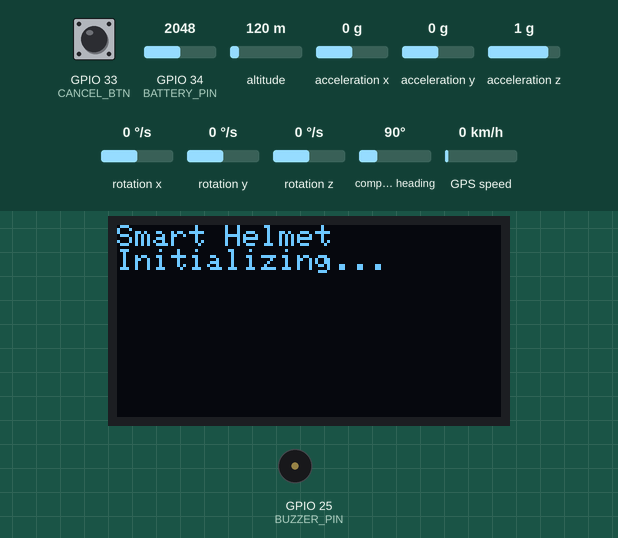
This sketch was run on a simulated ESP32. Parts: 128×64 one-colour display, buzzer (waves = sounding, pin HIGH). Wiring (inferred from the names in the program): MPU-6050 motion sensor at I2C address 0x68. Inputs (shaded band) come from the test bench; at power-on: GPIO 34 (BATTERY_PIN) = 2048, GPIO 33 (CANCEL_BTN) HIGH, altitude 120 m, acceleration x 0 g, acceleration y 0 g, acceleration z 1 g, rotation x 0 °/s, rotation y 0 °/s, rotation z 0 °/s, compass heading 90°, GPS speed 0 km/h (analog values on the 0–4095 scale). The GPS gets a fix after 3 s at 37.7749, -122.4194 with 8 satellites; the modem accepts every AT command (registered, SIM ready, sends succeed) and sends nothing else; what the sketch prints to the serial monitor is not drawn.

Above: at 6.5 s.
At 16.6 s:
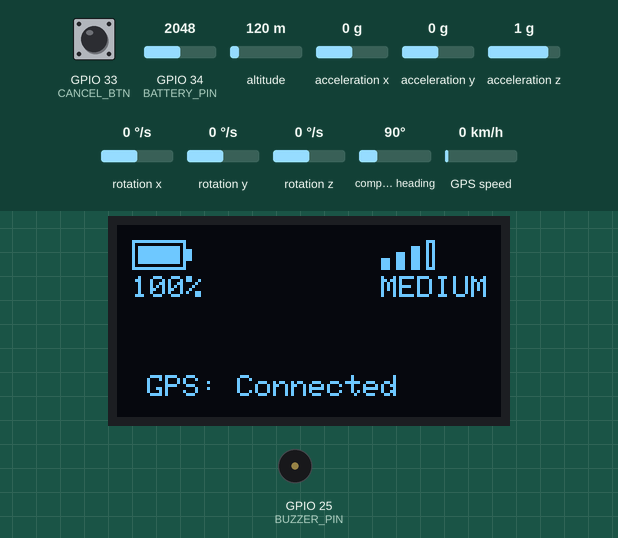
16.7 s: GPIO 34 (BATTERY_PIN) set to 1228
21.1 s: GPIO 33 (CANCEL_BTN) pulled LOW for 3.2 s
25.8 s: GPIO 34 (BATTERY_PIN) set to 2040
30.2 s: GPIO 34 (BATTERY_PIN) set to 122
At 31.2 s:
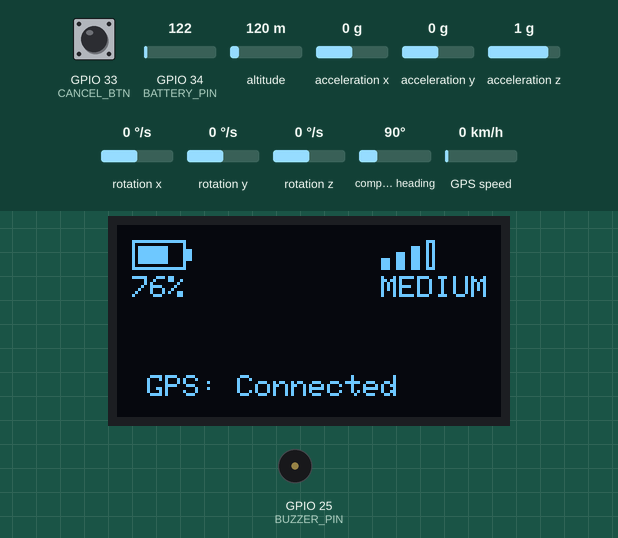
Timing chart, 0 to 33.2 s (numbered marks = the images above; inputs shaded):
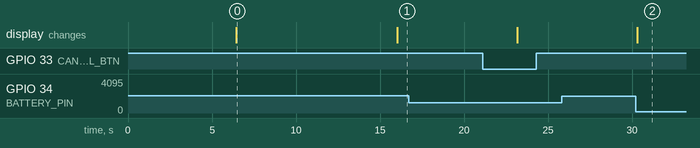

The sketch:

new-full-code.ino
```cpp
/*
 * =====================================================
 * SMART HELMET - ACCIDENT DETECTION & EMERGENCY ALERT
 * =====================================================
 *
 * This system detects motorcycle/bike accidents using MPU6050
 * sensor and automatically sends emergency SMS with GPS location
 * via SIM800L GSM module.
 *
 * HARDWARE COMPONENTS:
 * --------------------
 * 1. ESP32 Development Board (Main Controller)
 * 2. MPU6050 - 6-axis Gyroscope & Accelerometer
 * 3. Ublox Neo-8M GPS Module
 * 4. SIM800L GSM/GPRS Module
 * 5. Buzzer (Alert)
 * 6. Push Button (Cancel False Alarms)
 *
 * WIRING CONNECTIONS:
 * -------------------
 * MPU6050:
 *   - VCC  -> 3.3V
 *   - GND  -> GND
 *   - SDA  -> GPIO 21
 *   - SCL  -> GPIO 22
 *
 * GPS (Ublox Neo-8M):
 *   - VCC  -> 5V
 *   - GND  -> GND
 *   - TX   -> GPIO 16 (ESP32 RX2)
 *   - RX   -> GPIO 17 (ESP32 TX2)
 *
 * SIM800L:
 *   - VCC  -> 4.2V (use buck converter from battery)
 *   - GND  -> GND (common ground with ESP32)
 *   - TX   -> GPIO 26 (ESP32 RX1)
 *   - RX   -> GPIO 27 (ESP32 TX1)
 *   - RST  -> Not connected (optional: GPIO for reset)
 *
 * Buzzer:
 *   - Positive -> GPIO 25
 *   - Negative -> GND
 *
 * Cancel Button:
 *   - One side -> GPIO 33
 *   - Other side -> GND (uses internal pullup)
 *
 * POWER SUPPLY NOTES:
 * -------------------
 * - SIM800L requires 3.4V-4.4V with high current (2A peak)
 * - Use a dedicated power supply or battery with buck converter
 * - ESP32 and sensors can share 3.3V/5V regulation
 * - Ensure common ground for all modules
 *
 * CONFIGURATION:
 * --------------
 * Before uploading:
 * 1. Change PHONE_NUMBER to your emergency contact
 * 2. Adjust ACC_THRESHOLD and GYRO_THRESHOLD if needed
 * 3. Install required libraries:
 *    - Wire (built-in)
 *    - TinyGPSPlus (by Mikal Hart)
 *
 * OPERATION:
 * ----------
 * 1. System initializes and calibrates gyroscope
 * 2. Continuously monitors acceleration and rotation
 * 3. Detects crash when both thresholds exceeded for >30ms
 * 4. Activates buzzer and waits for GPS fix
 * 5. Sends SMS with Google Maps location link
 * 6. User can cancel false alarm with button
 *
 * Author: Smart Helmet Project
 * Version: 1.0
 * Date: 2024
 */

#include <Wire.h>
#include <TinyGPSPlus.h>
#include <Adafruit_GFX.h>
#include <Adafruit_SSD1306.h>

/* ================= OLED DISPLAY ================= */
#define SCREEN_WIDTH 128
#define SCREEN_HEIGHT 64
#define OLED_RESET -1
Adafruit_SSD1306 display(SCREEN_WIDTH, SCREEN_HEIGHT, &Wire, OLED_RESET);

/*Battery*/
#define BATTERY_PIN 34

/* ================= MPU6050 ================= */
#define MPU_ADDR 0x68  // I2C address of MPU6050
int16_t AcX, AcY, AcZ, GyX, GyY, GyZ;  // Raw sensor values
float gyroBiasX = 0, gyroBiasY = 0, gyroBiasZ = 0;  // Calibration offsets

/* ================= GPS ================= */
TinyGPSPlus gps;  // GPS parser object
HardwareSerial gpsSerial(2);  // Use UART2 for GPS communication
#define GPS_RX 16  // ESP32 RX pin connected to GPS TX
#define GPS_TX 17  // ESP32 TX pin connected to GPS RX

/* ================= SIM800L ================= */
HardwareSerial sim800(1);  // Use UART1 for SIM800L communication
#define SIM_RX 26  // ESP32 RX pin connected to SIM800L TX
#define SIM_TX 27  // ESP32 TX pin connected to SIM800L RX
const char PHONE_NUMBER[] = "+1234567890";   // ⚠️ CHANGE TO YOUR EMERGENCY CONTACT

/* ================= BUZZER & BUTTON ================= */
#define BUZZER_PIN 25   // Active buzzer for alert
#define CANCEL_BTN 33   // Push button to cancel false alarms

/* ================= THRESHOLDS ================= */
// These values are tuned for motorcycle/bike crash detection
// Adjust based on testing in real conditions
#define ACC_THRESHOLD   2.5     // g-force (1g = normal gravity, 2.5g = significant impact)
#define GYRO_THRESHOLD  120.0   // degrees per second (rapid rotation indicates fall)
#define IMPACT_TIME_MS  30      // milliseconds (sustained impact to filter vibrations)

/* ================= STATE VARIABLES ================= */
bool crashDetected = false;  // Flag: crash has been confirmed
bool smsSent = false;        // Flag: emergency SMS has been sent
unsigned long impactStart = 0;  // Timestamp when impact first detected

/* ================= OLED DISPLAY STATE ================= */
int signalStrength = 0;           // RSSI value (0-31) from SIM800L
int lastSignalStrength = -1;      // Previous signal strength for change detection
bool gpsConnected = false;         // GPS fix status
bool lastGpsConnected = false;     // Previous GPS status for change detection
int batteryPercent = 100;          // Battery level (default 100%)
int lastBatteryPercent = -1;       // Previous battery level for change detection
bool displayAvailable = false;     // Flag: OLED initialized successfully
bool showingSMSMessage = false;    // Flag: SMS notification is being displayed
unsigned long smsDisplayTime = 0;  // Timestamp when SMS message was shown

/* ================= UTILITIES ================= */

// Reads response from SIM800L with timeout
// Returns the complete response as a String
String readSIMResponse(unsigned long timeout = 3000) {
  String response = "";
  unsigned long start = millis();
  while (millis() - start < timeout) {
    while (sim800.available()) {
      response += char(sim800.read());
    }
  }
  return response;
}

// Checks if SIM800L is ready and registered on network
// Returns true if module responds and is registered
bool sim800Ready() {
  // Test basic communication
  sim800.println("AT");
  delay(100);
  if (readSIMResponse(1000).indexOf("OK") == -1) {
    Serial.println("❌ SIM800L not responding to AT");
    return false;
  }

  // Check network registration
  sim800.println("AT+CREG?");
  delay(100);
  String r = readSIMResponse(2000);
  // +CREG: 0,1 (registered, home network) or +CREG: 0,5 (registered, roaming)
  if (r.indexOf(",1") == -1 && r.indexOf(",5") == -1) {
    Serial.println("❌ SIM800L not registered on network");
    Serial.println(r);
    return false;
  }

  // Check signal strength
  sim800.println("AT+CSQ");
  delay(100);
  String csq = readSIMResponse(1000);
  Serial.print("📶 Signal: ");
  Serial.println(csq);

  return true;
}

/* ================= MPU FUNCTIONS ================= */

// Reads raw accelerometer and gyroscope data from MPU6050
// Data is stored in global variables AcX, AcY, AcZ, GyX, GyY, GyZ
void readMPU() {
  Wire.beginTransmission(MPU_ADDR);
  Wire.write(0x3B);  // Starting register for accelerometer data
  Wire.endTransmission(false);
  Wire.requestFrom(MPU_ADDR, 14, true);  // Read 14 bytes: 6 accel + 2 temp + 6 gyro

  // Read accelerometer values (3 axes, 16-bit each)
  AcX = Wire.read() << 8 | Wire.read();
  AcY = Wire.read() << 8 | Wire.read();
  AcZ = Wire.read() << 8 | Wire.read();

  Wire.read(); Wire.read(); // Temperature - not used

  // Read gyroscope values (3 axes, 16-bit each)
  GyX = Wire.read() << 8 | Wire.read();
  GyY = Wire.read() << 8 | Wire.read();
  GyZ = Wire.read() << 8 | Wire.read();
}

// Calibrates the gyroscope by computing bias values
// Device must be kept still during calibration
void calibrateGyro() {
  Serial.println("🟡 Calibrating gyro (keep helmet still)...");
  delay(2000);

  long sx=0, sy=0, sz=0;

  // Take 500 samples to calculate average bias
  for(int i=0; i<500; i++){
    readMPU();
    sx += GyX;
    sy += GyY;
    sz += GyZ;
    delay(5);
  }

  // Calculate average bias for each axis
  gyroBiasX = sx / 500.0;
  gyroBiasY = sy / 500.0;
  gyroBiasZ = sz / 500.0;

  Serial.println("✅ Gyro calibrated");
  Serial.print("Bias X: "); Serial.print(gyroBiasX);
  Serial.print(" Y: "); Serial.print(gyroBiasY);
  Serial.print(" Z: "); Serial.println(gyroBiasZ);
}

/* ================= SMS FUNCTION ================= */

// Sends emergency SMS with accident location via Google Maps link
// Returns true if SMS was successfully sent, false otherwise
bool sendSMS(float lat, float lon) {

  if (!sim800Ready()) {
    Serial.println("❌ SIM800L NOT READY / NO NETWORK");
    return false;
  }

  // Construct emergency message with location details
  String msg = "🚨 ACCIDENT DETECTED!\n";
  msg += "Emergency alert from Smart Helmet.\n\n";
  msg += "Location Details:\n";
  msg += "Latitude: " + String(lat, 6) + "\n";
  msg += "Longitude: " + String(lon, 6) + "\n\n";
  msg += "View on Google Maps:\n";
  msg += "https://maps.google.com/?q=";
  msg += String(lat, 6) + "," + String(lon, 6);

  Serial.println("📤 Preparing to send SMS...");

  // Set SMS to text mode
  sim800.println("AT+CMGF=1");
  delay(100);
  String resp1 = readSIMResponse(1000);
  if (resp1.indexOf("OK") == -1) {
    Serial.println("❌ Failed to set text mode");
    return false;
  }

  // Send recipient number
  sim800.print("AT+CMGS=\"");
  sim800.print(PHONE_NUMBER);
  sim800.println("\"");
  delay(500);

  // Wait for '>' prompt from SIM800L
  String prompt = readSIMResponse(2000);
  if (prompt.indexOf(">") == -1) {
    Serial.println("❌ SMS PROMPT FAILED - No '>' received");
    Serial.println(prompt);
    return false;
  }

  // Send message content
  sim800.print(msg);
  delay(100);
  sim800.write(26); // Send CTRL+Z to indicate end of message

  // Wait for confirmation
  String result = readSIMResponse(10000);  // SMS can take time
  if (result.indexOf("+CMGS:") != -1 || result.indexOf("OK") != -1) {
    Serial.println("📨 SMS SUCCESSFULLY SENT");
    return true;
  }

  Serial.println("❌ SMS SENDING FAILED");
  Serial.println(result);
  return false;
}

/* ================= OLED DISPLAY FUNCTIONS ================= */

// Queries signal strength from SIM800L using AT+CSQ command
// Returns RSSI value (0-31), or 0 if query fails
int querySignalStrength() {
  sim800.println("AT+CSQ");
  delay(100);

  char buffer[64] = {0};
  unsigned long start = millis();
  int idx = 0;

  // Read response with timeout
  while (millis() - start < 2000 && idx < 63) {
    if (sim800.available()) {
      buffer[idx++] = sim800.read();
    }
  }
  buffer[idx] = '\0';

  // Parse "+CSQ: <rssi>,<ber>" response
  int rssi = 0;
  const int CSQ_PREFIX_LENGTH = 6; // Length of "+CSQ: "
  char* csqPos = strstr(buffer, "+CSQ:");
  if (csqPos != NULL) {
    sscanf(csqPos + CSQ_PREFIX_LENGTH, "%d", &rssi);
    return rssi;
  }

  return 0; // No signal or error
}

// Draws battery icon with fill level at specified position
// Parameters: x, y = top-left position, percent = battery level (0-100)
void drawBatteryIcon(int x, int y, int percent) {
  const int BATTERY_WIDTH = 18;
  const int BATTERY_HEIGHT = 10;
  const int BATTERY_BORDER = 2;

  // Draw battery outline
  display.drawRect(x, y, BATTERY_WIDTH, BATTERY_HEIGHT, SSD1306_WHITE);

  // Draw battery tip (2x4 pixels)
  display.fillRect(x + BATTERY_WIDTH, y + 3, 2, 4, SSD1306_WHITE);

  // Calculate fill width based on percentage
  // Inner area = BATTERY_WIDTH - (2 * BATTERY_BORDER)
  int maxFillWidth = BATTERY_WIDTH - (2 * BATTERY_BORDER);
  int fillWidth = (percent * maxFillWidth) / 100;
  if (fillWidth > 0) {
    display.fillRect(x + BATTERY_BORDER, y + BATTERY_BORDER, fillWidth, BATTERY_HEIGHT - (2 * BATTERY_BORDER), SSD1306_WHITE);
  }

  // Display percentage text below icon
  display.setCursor(x, y + 12);
  display.setTextSize(1);
  display.print(percent);
  display.print("%");
}

// Draws signal strength bars at specified position
// Parameters: x, y = top-left position, strength = RSSI value (0-31)
void drawSignalBars(int x, int y, int strength) {
  // Determine number of bars based on signal strength
  // Signal mapping: 0-10=WEAK(1 bar), 11-20=MEDIUM(3 bars), 21-31=STRONG(4 bars)
  // Note: Intentionally skips 2 bars to provide clearer visual distinction between levels
  int numBars = 0;
  const char* label = "NO SIG";

  if (strength >= 21) {
    numBars = 4;
    label = "STRONG";
  } else if (strength >= 11) {
    numBars = 3;
    label = "MEDIUM";
  } else if (strength > 0) {
    numBars = 1;
    label = "WEAK";
  }

  // Draw 4 signal bars with varying heights
  int barHeights[] = {4, 6, 8, 10};
  for (int i = 0; i < 4; i++) {
    int barX = x + (i * 5);
    int barY = y + 10 - barHeights[i];

    if (i < numBars) {
      // Filled bar for active signal
      display.fillRect(barX, barY, 3, barHeights[i], SSD1306_WHITE);
    } else {
      // Outlined bar for inactive
      display.drawRect(barX, barY, 3, barHeights[i], SSD1306_WHITE);
    }
  }

  // Display signal quality label below bars
  display.setCursor(x, y + 12);
  display.setTextSize(1);
  display.print(label);
}

// Main display update function - refreshes OLED screen
void updateOLEDDisplay() {
  if (!displayAvailable) return;  // Skip if display not initialized

  display.clearDisplay();

  if (showingSMSMessage) {
    // Display SMS sent notification
    display.setTextSize(2);
    display.setCursor(10, 20);
    display.print("SMS SENT");

    display.setTextSize(1);
    display.setCursor(30, 40);
    display.print("SUCCESS!");
  } else {
    // Display regular status screen

    // Battery icon (top-left)
    drawBatteryIcon(5, 5, batteryPercent);

    // Signal strength bars (top-right)
    drawSignalBars(88, 5, signalStrength);

    // GPS connection status (bottom)
    display.setTextSize(1);
    display.setCursor(10, 50);
    if (gpsConnected) {
      display.print("GPS: Connected");
    } else {
      display.print("GPS: Connecting...");
    }
  }

  display.display();
}

/* ================= SETUP ================= */

void setup() {
  // Initialize serial communication for debugging
  Serial.begin(115200);
  delay(1000);
  Serial.println("\n\n========================================");
  Serial.println("   SMART HELMET SYSTEM INITIALIZING   ");
  Serial.println("========================================\n");
  //Calibrate Battery
  analogReadResolution(12);
  analogSetPinAttenuation(BATTERY_PIN, ADC_11db);

  // Configure buzzer and button pins
  pinMode(BUZZER_PIN, OUTPUT);
  pinMode(CANCEL_BTN, INPUT_PULLUP);
  digitalWrite(BUZZER_PIN, LOW);  // Ensure buzzer is off initially

  // Initialize I2C for MPU6050 (SDA=21, SCL=22)
  Serial.println("🔧 Initializing MPU6050...");
  Wire.begin(21, 22);

  // Wake up MPU6050 (it starts in sleep mode)
  Wire.beginTransmission(MPU_ADDR);
  Wire.write(0x6B);  // Power management register
  Wire.write(0);     // Wake up (set sleep bit to 0)
  Wire.endTransmission();
  delay(100);
  Serial.println("✅ MPU6050 initialized");

  // Calibrate gyroscope for accurate readings
  calibrateGyro();

  // Initialize OLED Display
  Serial.println("🔧 Initializing OLED Display...");
  if(!display.begin(SSD1306_SWITCHCAPVCC, 0x3C)) {
    Serial.println("⚠️  SSD1306 allocation failed - display disabled");
    displayAvailable = false;
  } else {
    displayAvailable = true;
    display.clearDisplay();
    display.setTextColor(SSD1306_WHITE);
    display.setTextSize(1);
    display.setCursor(0, 0);
    display.println("Smart Helmet");
    display.println("Initializing...");
    display.display();
    Serial.println("✅ OLED Display initialized");
  }

  // Initialize GPS module on UART2
  Serial.println("🔧 Initializing GPS...");
  gpsSerial.begin(9600, SERIAL_8N1, GPS_RX, GPS_TX);
  Serial.println("✅ GPS module initialized (waiting for fix...)");

  // Initialize SIM800L on UART1
  Serial.println("🔧 Initializing SIM800L...");
  sim800.begin(9600, SERIAL_8N1, SIM_RX, SIM_TX);
  delay(3000);  // Give SIM800L time to boot up

  // Test SIM800L connectivity
  if (sim800Ready()) {
    Serial.println("✅ SIM800L ready and registered on network");
  } else {
    Serial.println("⚠️  SIM800L not ready - check power and SIM card");
  }

  Serial.println("\n========================================");
  Serial.println("   SMART HELMET SYSTEM READY          ");
  Serial.println("   Monitoring for accidents...        ");
  Serial.println("========================================\n");
}

/* ================= LOOP ================= */

void loop() {

  // ===== CANCEL BUTTON CHECK =====
  // Allow user to cancel false alarm by pressing button
  if (digitalRead(CANCEL_BTN) == LOW) {
    crashDetected = false;
    smsSent = false;
    showingSMSMessage = false;
    digitalWrite(BUZZER_PIN, LOW);
    Serial.println("❌ ALERT CANCELLED BY USER");
    delay(1000);  // Debounce delay
  }

  // Check if SMS message should be cleared after 2 seconds
  if (showingSMSMessage && (millis() - smsDisplayTime >= 2000)) {
    showingSMSMessage = false;
    updateOLEDDisplay();
  }

  // ===== READ SENSOR DATA =====
  readMPU();

  // Convert raw accelerometer values to g-force (1g = 16384 LSB at ±2g scale)
  float ax = AcX / 16384.0;
  float ay = AcY / 16384.0;
  float az = AcZ / 16384.0;

  // Convert raw gyroscope values to degrees per second (dps)
  // At ±250°/s scale: 131 LSB/(°/s)
  // Subtract bias calculated during calibration
  float gx = (GyX - gyroBiasX) / 131.0;
  float gy = (GyY - gyroBiasY) / 131.0;
  float gz = (GyZ - gyroBiasZ) / 131.0;

  // Calculate magnitude of acceleration and rotation vectors
  float accMag = sqrt(ax*ax + ay*ay + az*az);
  float gyroMag = sqrt(gx*gx + gy*gy + gz*gz);

  // Display real-time sensor readings
  Serial.print("ACC(g): "); Serial.print(accMag, 2);
  Serial.print(" | GYRO(dps): "); Serial.print(gyroMag, 1);

  // ===== CRASH DETECTION LOGIC =====
  // A crash is characterized by:
  // 1. High acceleration (sudden jerk/impact)
  // 2. High rotation (bike/helmet tilting)
  // 3. Both conditions sustained for IMPACT_TIME_MS

  if (accMag > ACC_THRESHOLD && gyroMag > GYRO_THRESHOLD) {
    // Potential crash detected - start timing
    if (impactStart == 0) {
      impactStart = millis();
      Serial.print(" [IMPACT DETECTED]");
    }

    // Verify impact sustained for minimum time to avoid false triggers
    if (millis() - impactStart > IMPACT_TIME_MS) {
      if (!crashDetected) {
        crashDetected = true;
        digitalWrite(BUZZER_PIN, HIGH);  // Activate buzzer
        Serial.println("\n🚨🚨🚨 CRASH CONFIRMED 🚨🚨🚨");
      }
    }
  } else {
    // Conditions no longer met - reset timer
    impactStart = 0;
  }

  Serial.println();  // New line for readability

  // ===== GPS DATA PROCESSING =====
  // Continuously feed GPS data to parser
  while (gpsSerial.available()) {
    gps.encode(gpsSerial.read());
  }

  // Update GPS connection status
  gpsConnected = gps.location.isValid();

  // ===== EMERGENCY SMS TRANSMISSION =====
  // Only send SMS once when:
  // 1. Crash has been detected
  // 2. GPS has valid location fix
  // 3. SMS hasn't been sent yet
  if (crashDetected && gps.location.isValid() && !smsSent) {
    Serial.println("📍 GPS fix acquired - sending emergency SMS...");
    if (sendSMS(gps.location.lat(), gps.location.lng())) {
      smsSent = true;
      showingSMSMessage = true;
      smsDisplayTime = millis();
      updateOLEDDisplay();
      // Keep buzzer on until user cancels
    } else {
      Serial.println("⚠️  SMS failed - will retry...");
      delay(5000);  // Wait before retry
    }
  }

  // ===== GPS STATUS MONITORING =====
  // Inform user if waiting for GPS fix after crash
  if (crashDetected && !gps.location.isValid() && !smsSent) {
    Serial.print("⏳ Waiting for GPS fix... ");
    Serial.print("Satellites: "); Serial.println(gps.satellites.value());
  }

  // Display GPS info when available
  if (gps.location.isValid()) {
    Serial.print("📍 GPS: ");
    Serial.print(gps.location.lat(), 6);
    Serial.print(", ");
    Serial.print(gps.location.lng(), 6);
    Serial.print(" | Sats: ");
    Serial.println(gps.satellites.value());
  }

  // Query signal strength periodically (every 5 seconds)
  static unsigned long lastSignalQuery = 0;
  static bool firstUpdate = true; // Track if we need initial update
  if (millis() - lastSignalQuery >= 5000) {
    signalStrength = querySignalStrength();
    lastSignalQuery = millis();
  }

  // TODO: Update batteryPercent from battery sensor reading here
  // Example hardware setup: Connect battery through voltage divider to ADC pin (e.g., GPIO34)
  // Voltage divider: R1=100kΩ, R2=100kΩ to scale 4.2V (full) to 2.1V (within ESP32 3.3V limit)
  // Example code:
static unsigned long lastBatteryRead = 0;

if (millis() - lastBatteryRead >= 5000) {   // every 5 seconds
  float sum = 0;
  for (int i = 0; i < 20; i++) {
    sum += analogRead(BATTERY_PIN);
    delay(5);
  }

  float adc = sum / 20.0;
  float vAdc = adc * (3.3 / 4095.0);
  float voltage = vAdc * (147.0 / 47.0);  // 100k / 47k divider

  int rawPercent = map(voltage * 100, 330, 420, 0, 100);
  rawPercent = constrain(rawPercent, 0, 100);

  static int smoothPercent = -1;

  if (smoothPercent < 0) {
  // First valid reading → initialize filter
  smoothPercent = rawPercent;
  } else {
  // Normal smoothing
  smoothPercent = (smoothPercent * 7 + rawPercent) / 8;
  }

  batteryPercent = smoothPercent;
   // ✅ UPDATE GLOBAL VARIABLE
  lastBatteryRead = millis();
}


  // Update display when state changes or on first loop iteration
  bool stateChanged = (signalStrength != lastSignalStrength) ||
                      (gpsConnected != lastGpsConnected) ||
                      (batteryPercent != lastBatteryPercent) ||
                      firstUpdate;

  if (!showingSMSMessage && stateChanged) {
    updateOLEDDisplay();
    // Update tracking variables only if they actually changed
    if (signalStrength != lastSignalStrength) lastSignalStrength = signalStrength;
    if (gpsConnected != lastGpsConnected) lastGpsConnected = gpsConnected;
    if (batteryPercent != lastBatteryPercent) lastBatteryPercent = batteryPercent;
    firstUpdate = false;
  }

  delay(200);  // Loop delay for sensor sampling rate (~5 Hz)
}
```

Measured:
- after the input at 16.7 s, every drawn part: stays the same
- after the input at 25.8 s, every drawn part: stays the same
- after the input at 30.2 s, the display: changes after 0.11 s (image 2)
- what the display in image 0 shows lasts 9.6 s, from 6.4 s to 16.0 s
